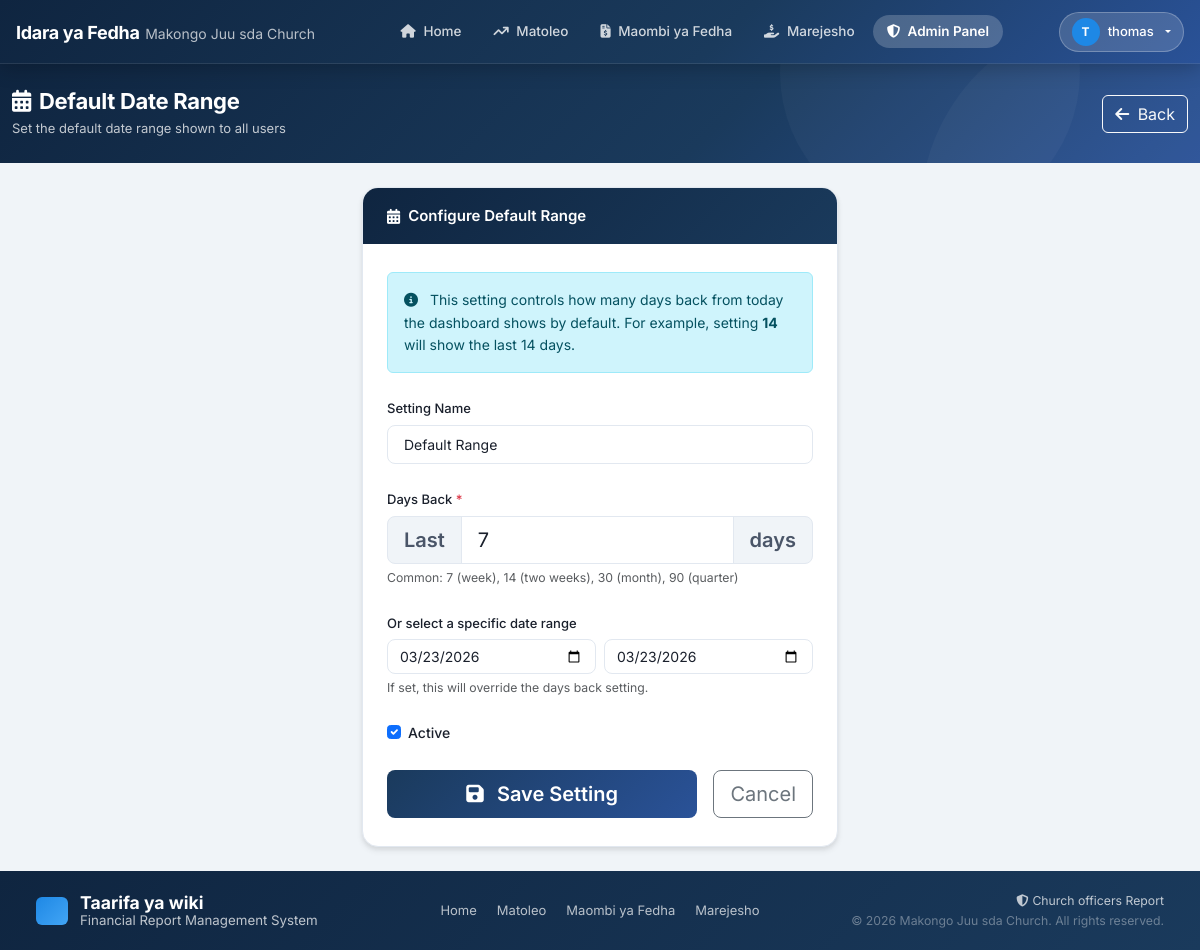
The app's page /admin-panel/default-range/ (signed in) with its own data.
### dashboard/models.py (models this page shows, shortened)
class DefaultDateRange(models.Model):
    name = models.CharField(max_length=100, default='Default Range')
    days_back = models.IntegerField(default=14, help_text='Number of days back from today (e.g., 7 for last 7 days)')
    from_date = models.DateField(null=True, blank=True, help_text='Optional: Start date for a fixed range')
    to_date = models.DateField(null=True, blank=True, help_text='Optional: End date for a fixed range')
    is_active = models.BooleanField(default=True)
    updated_by = models.ForeignKey(User, on_delete=models.SET_NULL, null=True, blank=True)
    updated_at = models.DateTimeField(auto_now=True)
    class Meta:
        ordering = ['-updated_at']

### dashboard/views.py (the view)
# urls.py: path('admin-panel/default-range/', views.admin_set_default_range, name='set_default_range'),
@login_required
def admin_set_default_range(request):
    if not is_admin(request.user):
        messages.error(request, 'Access denied.')
        return redirect('home')
    default_range = DefaultDateRange.objects.filter(is_active=True).first()
    if request.method == 'POST':
        form = DefaultDateRangeForm(request.POST, instance=default_range)
        if form.is_valid():
            obj = form.save(commit=False)
            obj.updated_by = request.user
            obj.save()
            messages.success(request, f'Default date range set to last {obj.days_back} days.')
            return redirect('admin_dashboard')
    else:
        form = DefaultDateRangeForm(instance=default_range)
    return render(request, 'dashboard/default_range_form.html', {'form': form})

### dashboard/forms.py
class DefaultDateRangeForm(forms.ModelForm):
    from_date = forms.DateField(
        required=False,
        widget=forms.DateInput(attrs={'class': 'form-control', 'type': 'date'}),
        label='From Date'
    )
    to_date = forms.DateField(
        required=False,
        widget=forms.DateInput(attrs={'class': 'form-control', 'type': 'date'}),
        label='To Date'
    )
    class Meta:
        model = DefaultDateRange
        fields = ['name', 'days_back', 'from_date', 'to_date', 'is_active']
        widgets = {
            'name': forms.TextInput(attrs={'class': 'form-control'}),
            'days_back': forms.NumberInput(attrs={'class': 'form-control', 'min': 1, 'max': 365}),
            'is_active': forms.CheckboxInput(attrs={'class': 'form-check-input'}),
        }

### dashboard/models.py (called while the page is built)
    def is_admin(self):
        return self.role == 'admin'

### dashboard/views.py (called while the page is built)
def is_admin(user):
    if not user.is_authenticated:
        return False
    try:
        return user.profile.is_admin() or user.is_superuser
    except Exception:
        return user.is_superuser

### templates/dashboard/default_range_form.html (shortened to what this page needs)
{% extends 'base.html' %}
{% block content %}
<div class="page-wrapper">
    <div class="page-header">
        <div class="container-fluid">
            <div class="row align-items-center">
                <div class="col">
                    <h1 class="page-title"><i class="fas fa-calendar-alt me-2"></i>Default Date Range</h1>
                    <p class="page-subtitle">Set the default date range shown to all users</p>
                </div>
                <div class="col-auto">
                    <a href="{% url 'admin_dashboard' %}" class="btn btn-outline-light">
                        <i class="fas fa-arrow-left me-1"></i> Back
                    </a>
                </div>
            </div>
        </div>
    </div>
    <div class="container-fluid py-4">
        <div class="row justify-content-center">
            <div class="col-lg-5">
                <div class="form-card">
                    <div class="form-card-header"><i class="fas fa-calendar-alt me-2"></i>Configure Default Range</div>
                    <div class="form-card-body">
                        <div class="alert alert-info mb-4">
                            <i class="fas fa-info-circle me-2"></i>
                            This setting controls how many days back from today the dashboard shows by default.
                            For example, setting <strong>14</strong> will show the last 14 days.
                        </div>
                        <form method="post">
                            <div class="mb-4">
                                <label class="form-label fw-500">Setting Name</label>
                                <input type="text" name="name" class="form-control form-control-lg"
                                       value="{{ form.name.value|default:'Default Range' }}" placeholder="Setting name">
                            </div>
                            <div class="mb-4">
                                <label class="form-label fw-500">Days Back <span class="text-danger">*</span></label>
                                <div class="input-group input-group-lg">
                                    <span class="input-group-text">Last</span>
                                    <input type="number" name="days_back" class="form-control"
                                           value="{{ form.days_back.value|default:14 }}" min="1" max="365" required>
                                    <span class="input-group-text">days</span>
                                </div>
                                <div class="form-text">Common: 7 (week), 14 (two weeks), 30 (month), 90 (quarter)</div>
                            </div>
                            <div class="mb-4">
                                <label class="form-label fw-500">Or select a specific date range</label>
                                <div class="row g-2">
                                    <div class="col">
                                        <input type="date" name="from_date" class="form-control" value="{{ form.from_date.value|default:'' }}" placeholder="From">
                                    </div>
                                    <div class="col">
                                        <input type="date" name="to_date" class="form-control" value="{{ form.to_date.value|default:'' }}" placeholder="To">
                                    </div>
                                </div>
                                <div class="form-text">If set, this will override the days back setting.</div>
                            </div>
                            <div class="mb-4 form-check">
                                <input type="checkbox" name="is_active" class="form-check-input" id="isActive"
                                       {% if form.is_active.value != False %}checked{% endif %}>
                                <label class="form-check-label fw-500" for="isActive">Active</label>
                            </div>
                            <div class="d-flex gap-3">
                                <button type="submit" class="btn btn-primary btn-lg flex-fill">
                                    <i class="fas fa-save me-2"></i> Save Setting
                                </button>
                                <a href="{% url 'admin_dashboard' %}" class="btn btn-outline-secondary btn-lg">Cancel</a>
                            </div>
                        </form>
                    </div>
                </div>
            </div>
        </div>
    </div>
</div>
{% endblock %}

### templates/base.html (shortened to what this page needs)
{% load static %}
<!DOCTYPE html>
<html lang="en">
<head>
    <link href="https://cdn.jsdelivr.net/npm/bootstrap@5.3.2/dist/css/bootstrap.min.css" rel="stylesheet">
    <link href="https://cdnjs.cloudflare.com/ajax/libs/font-awesome/6.5.0/css/all.min.css" rel="stylesheet">
    <link href="{% static 'css/dashboard.css' %}" rel="stylesheet">
</head>
<body>
<nav class="navbar navbar-expand-lg navbar-dark top-navbar fixed-top">
    <div class="container-fluid px-3">
        <a class="navbar-brand d-flex align-items-center gap-2" href="{% url 'home' %}">
            <div>
                <span class="brand-name">Idara ya Fedha</span>
                <span class="brand-sub d-none d-sm-inline">Makongo Juu sda Church</span>
            </div>
        </a>
        <div class="collapse navbar-collapse" id="navbarNav">
            <ul class="navbar-nav mx-auto gap-1">
                <li class="nav-item">
                    <a class="nav-link nav-pill {% if active_tab == 'home' %}active{% endif %}" href="{% url 'home' %}">
                        <i class="fas fa-home me-1"></i> Home
                    </a>
                </li>
                <li class="nav-item">
                    <a class="nav-link nav-pill {% if active_tab == 'income' %}active{% endif %}" href="{% url 'income' %}">
                        <i class="fas fa-arrow-trend-up me-1"></i> Matoleo
                    </a>
                </li>
                <li class="nav-item">
                    <a class="nav-link nav-pill {% if active_tab == 'expenses' %}active{% endif %}" href="{% url 'expenses' %}">
                        <i class="fas fa-file-invoice-dollar me-1"></i> Maombi ya Fedha
                    </a>
                </li>
                <li class="nav-item">
                    <a class="nav-link nav-pill {% if active_tab == 'retirement' %}active{% endif %}" href="{% url 'retirement' %}">
                        <i class="fas fa-hand-holding-dollar me-1"></i> Marejesho
                    </a>
                </li>
                {% if user.is_authenticated %}
                    {% if user.profile.role == 'admin' or user.is_superuser %}
                    <li class="nav-item">
                        <a class="nav-link nav-pill {% if active_tab == 'admin' %}active{% endif %}" href="{% url 'admin_dashboard' %}">
                            <i class="fas fa-shield-halved me-1"></i> Admin Panel
                        </a>
                    </li>
                    {% endif %}
                {% endif %}
            </ul>
            <div class="d-flex align-items-center gap-2">
                {% if user.is_authenticated %}
                    <div class="dropdown">
                        <button class="btn btn-user-pill dropdown-toggle" type="button" data-bs-toggle="dropdown">
                            <div class="user-avatar">{{ user.username|first|upper }}</div>
                            <span class="d-none d-md-inline">{{ user.get_full_name|default:user.username }}</span>
                        </button>
                    </div>
                {% endif %}
            </div>
        </div>
    </div>
</nav>
<main class="main-content">
    {% block content %}{% endblock %}
</main>
<footer class="site-footer">
    <div class="container-fluid">
        <div class="row align-items-center">
            <div class="col-md-4 mb-3 mb-md-0">
                <div class="d-flex align-items-center gap-2">
                    <div class="brand-icon-sm" style="display:flex;align-items:center;width:32px;height:28px;margin-right:4px;"></div>
                    <div style="line-height:1.1;">
                        <div class="fw-700 text-white" style="font-size:1.1rem;">Taarifa ya wiki</div>
                        <small class="text-light opacity-75" style="font-size:0.95em;">Financial Report Management System</small>
                    </div>
                </div>
            </div>
            <div class="col-md-4 text-center mb-3 mb-md-0">
                <div class="footer-links">
                    <a href="{% url 'home' %}">Home</a>
                    <a href="{% url 'income' %}">Matoleo</a>
                    <a href="{% url 'expenses' %}">Maombi ya Fedha</a>
                    <a href="{% url 'retirement' %}">Marejesho</a>
                </div>
            </div>
            <div class="col-md-4 text-md-end">
                <div class="text-light opacity-75 small">
                    <i class="fas fa-shield-alt me-1"></i>Church officers Report<br>
                    <span class="opacity-50">&copy; 2026 Makongo Juu sda Church. All rights reserved.</span>
                </div>
            </div>
        </div>
    </div>
</footer>
</body>
</html>

### records on screen
DefaultDateRange: name "Default Range", from_date "03/23/2026", to_date "03/23/2026"

### other values on screen
{{ user.username|first|upper }} "T"
{{ user.get_full_name|default:user.username }} "thomas"
